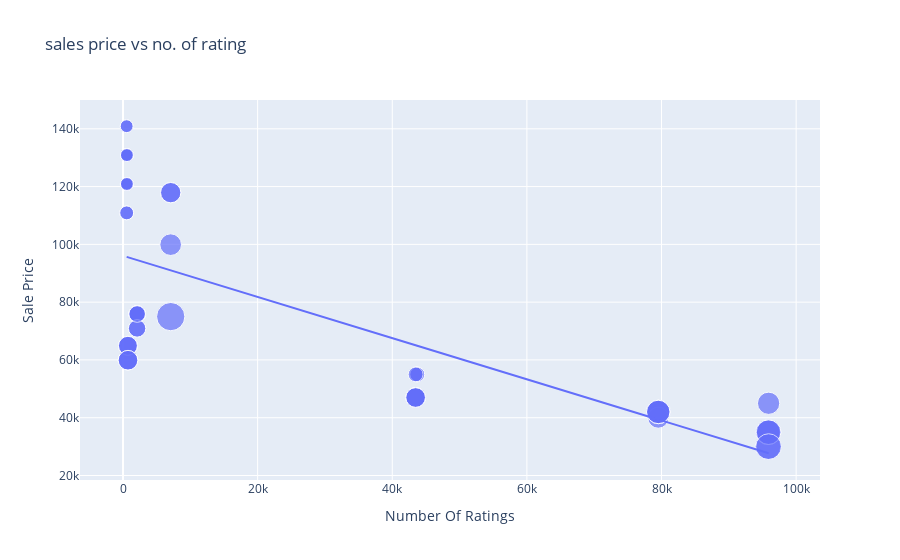

Notebook cell for this chart:
### Code cell
figure = px.scatter(data_frame=data, x = "Number Of Ratings", y ="Sale Price", size="Discount Percentage",trendline="ols", title="sales price vs no. of rating")
figure.show()
